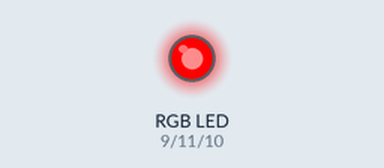
Simulated run of this sketch. Board: Arduino Uno, built with avr-gcc and run on an emulated ATmega328P. Shown: an RGB LED mixed from three pins (HIGH = lit).

Above: at 1.0 s.
At 3.0 s:
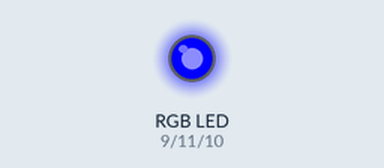
At 5.0 s:
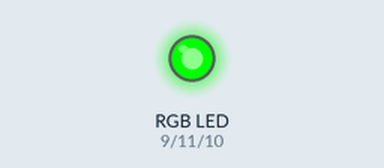
Timing chart, 0 to 7.8 s (numbered marks = the images above):
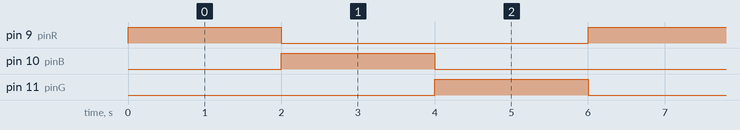

Measured:
- by itself, pin 9 (pinR), pin 10 (pinB), pin 11 (pinG): alternates HIGH for 2.0 s and LOW for 4.0 s
- by itself, everything shown: repeats every 6.0 s, in 4 steps

The sketch:

ledRGB.ino
```cpp
int pinG = 11; //Verde
int pinB = 10; //Azul
int pinR = 9;  //Vermelho
void setup() {
  // put your setup code here, to run once:
  pinMode(pinR, OUTPUT);
  pinMode(pinB, OUTPUT);
  pinMode(pinG, OUTPUT);
}

void loop() {
  // put your main code here, to run repeatedly:
  //Em analogWrite, no primeiro campo colocamos a cor, e no segundo a intensidade que varia de 0 a 255.
  analogWrite(pinR, 255);  //Vermelho
  delay(2000);
  analogWrite(pinR, 0);
  analogWrite(pinB, 255);  //Azul
  delay(2000);
  analogWrite(pinB, 0);
  analogWrite(pinG, 255);  //Verde
  delay(2000);
  analogWrite(pinG, 0);
}
```
